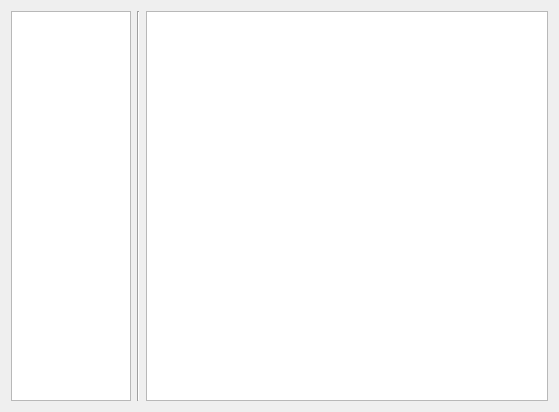
<ui version="4.0" >
 <class>Form</class>
 <widget class="QWidget" name="Form" >
  <property name="geometry" >
   <rect>
    <x>0</x>
    <y>0</y>
    <width>559</width>
    <height>412</height>
   </rect>
  </property>
  <property name="sizePolicy" >
   <sizepolicy vsizetype="Minimum" hsizetype="Minimum" >
    <horstretch>0</horstretch>
    <verstretch>0</verstretch>
   </sizepolicy>
  </property>
  <property name="windowTitle" >
   <string>Form</string>
  </property>
  <layout class="QHBoxLayout" name="horizontalLayout" >
   <item>
    <widget class="QListWidget" name="moduleList" >
     <property name="sizePolicy" >
      <sizepolicy vsizetype="Expanding" hsizetype="Fixed" >
       <horstretch>0</horstretch>
       <verstretch>0</verstretch>
      </sizepolicy>
     </property>
     <property name="maximumSize" >
      <size>
       <width>120</width>
       <height>16777215</height>
      </size>
     </property>
    </widget>
   </item>
   <item>
    <layout class="QVBoxLayout" name="verticalLayout" >
     <item>
      <widget class="Line" name="line" >
       <property name="orientation" >
        <enum>Qt::Vertical</enum>
       </property>
      </widget>
     </item>
    </layout>
   </item>
   <item>
    <widget class="QTableWidget" name="propertyTable" >
     <property name="editTriggers" >
      <set>QAbstractItemView::NoEditTriggers</set>
     </property>
     <property name="selectionBehavior" >
      <enum>QAbstractItemView::SelectRows</enum>
     </property>
     <property name="showGrid" >
      <bool>false</bool>
     </property>
    </widget>
   </item>
  </layout>
 </widget>
 <resources/>
 <connections/>
</ui>
